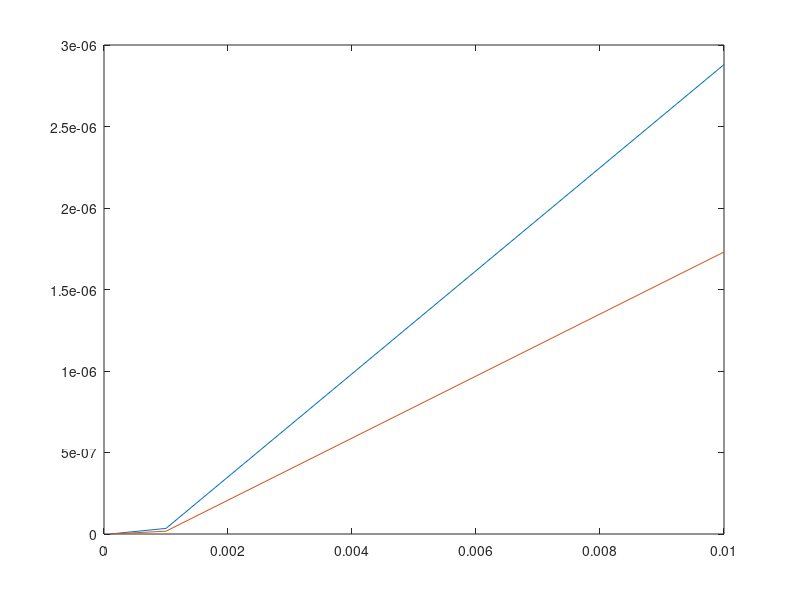

MATLAB code for this plot:
D=[0.01,  2.88e-6      1.73e-6; 
   0.001, 3.429e-8     1.73e-8;
   0.0001,1.428e-10    1.7e-10;]

plot(D(:,1),D(:,2));
hold on;
plot(D(:,1),D(:,3));